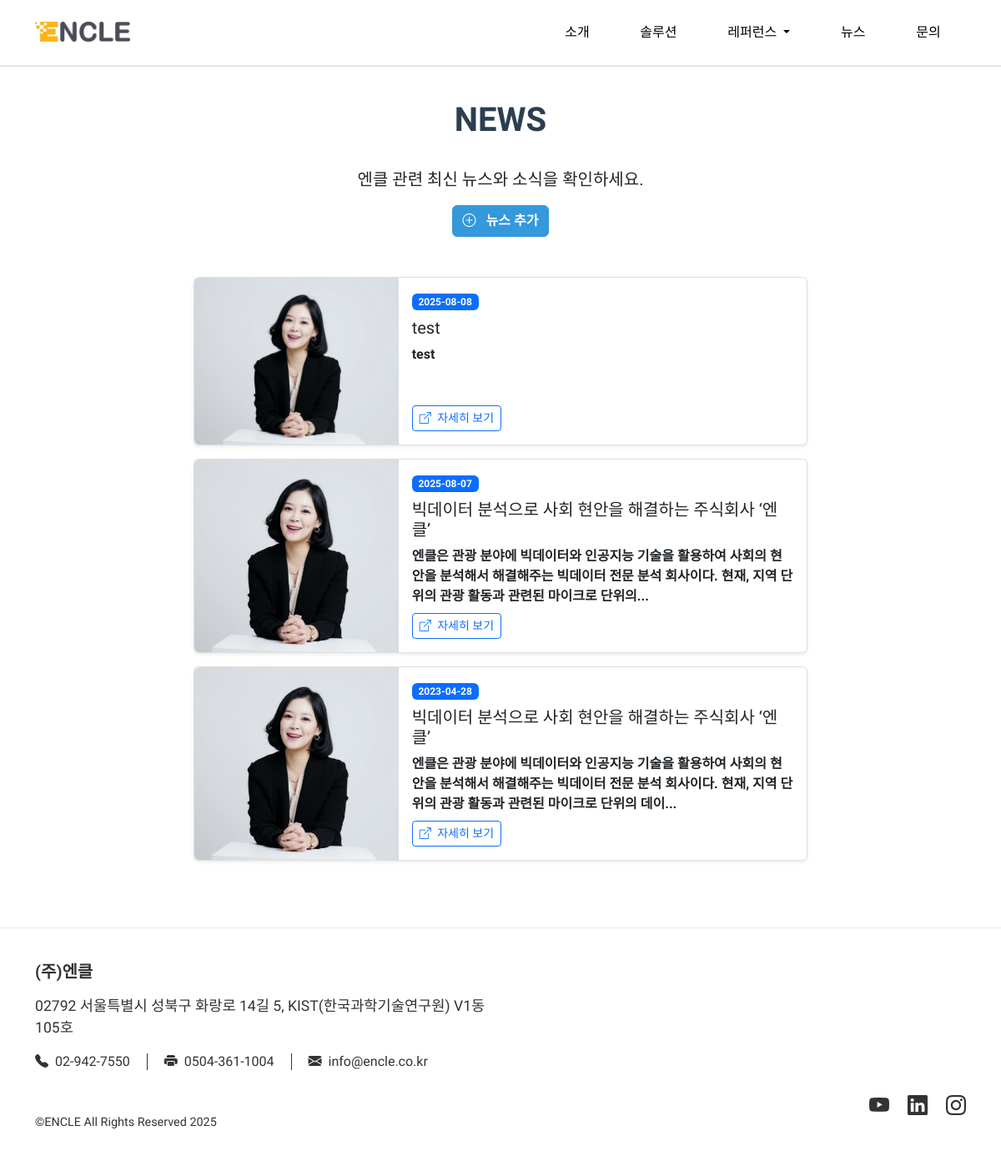
Page /news/ on the committed database.
### apps/models.py (models this page shows)
class News(db.Model):
    id = db.Column(db.Integer, primary_key=True)
    picture = db.Column(db.String(100), nullable=False)
    date = db.Column(db.String(20), nullable=False)
    title = db.Column(db.String(100), nullable=False)
    content = db.Column(db.Text, nullable=False)
    link = db.Column(db.String(100), nullable=False)

### apps/views/news_views.py (the view)
@bp.route('/')
def news():
    news_list = News.query.order_by(News.date.desc()).all()
    return render_template('news/news.html', news_list=news_list)

### apps/templates/news/news.html (shortened to what this page needs)
{% extends "base.html" %}
{% block content %}
<section class="section" style="padding-top: 120px;">
    <div class="container">
        <div class="row">
            <div class="col-lg-12 text-center mb-5">
                <h1 class="section-title">NEWS</h1>
                <p class="lead">엔클 관련 최신 뉴스와 소식을 확인하세요.</p>
                <a href="{{ url_for('news.update') }}" class="btn btn-primary">
                    <i class="bi bi-plus-circle me-2"></i>
                    뉴스 추가
                </a>
            </div>
        </div>
        <div class="row justify-content-center">
            <div class="col-lg-8 col-md-10">
                {% if news_list %}
                    {% for news in news_list %}
                    <div class="card shadow-sm hover-lift mb-3">
                        <div class="row g-0">
                            <div class="col-md-4" style="min-height: 200px;">
                                <img src="{{ url_for('static', filename='assets/img/news/' + news.picture) }}"
                                     class="img-fluid h-100 w-100" alt="{{ news.title }}"
                                     style="object-fit: cover; min-height: 200px;">
                            </div>
                            <div class="col-md-8">
                                <div class="card-body d-flex flex-column h-100 p-3">
                                    <div class="mb-2">
                                        <span class="badge bg-primary">{{ news.date }}</span>
                                    </div>
                                    <h5 class="card-title mb-2">{{ news.title }}</h5>
                                    <p class="card-text flex-grow-1 mb-2">
                                        {{ news.content[:100] }}{% if news.content|length > 100 %}...{% endif %}
                                    </p>
                                    <div class="mt-auto">
                                        <a href="{{ news.link }}" target="_blank" class="btn btn-outline-primary btn-sm">
                                            <i class="bi bi-box-arrow-up-right me-1"></i>
                                            자세히 보기
                                        </a>
                                    </div>
                                </div>
                            </div>
                        </div>
                    </div>
                    {% endfor %}
                {% endif %}
            </div>
        </div>
    </div>
</section>
{% endblock %}

### apps/static/assets/css/custom/style.css (style rules this page uses)
body, * { font-family: 'Madefor Display', sans-serif; }
.btn-primary { background-color: #3498db; border-color: #3498db; font-weight: 800; }
.card { border: none; box-shadow: 0 4px 6px rgba(0,0,0,0.1); transition: transform 0.3s ease, box-shadow 0.3s ease; font-weight: 800; }
.section { padding: 4rem 0; }
.section-title { font-weight: 800; color: #2c3e50; margin-bottom: 2rem; }

### apps/templates/news/news.html (style rules this page uses)
.hover-lift { transition: transform 0.3s ease, box-shadow 0.3s ease; }
.section { min-height: auto; height: auto; }
.card { border: 1px solid rgba(0,0,0,0.125); border-radius: 0.375rem; }
.card-body { padding: 1rem; }
.col-md-4 { overflow: hidden; border-radius: 0.375rem 0 0 0.375rem; }

### rows in the picture
News: picture+title (picture), date "2025-08-08", title "test", content "test"
News: picture (picture), date "2025-08-07", title "빅데이터 분석으로 사회 현안을 해결하는 주식회사 ‘엔클’", content "엔클은 관광 분야에 빅데이터와 인공지능 기술을 활용하여 사회의 현안을 분석해서 해결해주는 빅데이터 전문 분석 회사이다. 현재, 지역 단위의 관광 활동과 관련된 마이크로 단위의"
News: picture (picture), date "2023-04-28", title "빅데이터 분석으로 사회 현안을 해결하는 주식회사 ‘엔클’", content "엔클은 관광 분야에 빅데이터와 인공지능 기술을 활용하여 사회의 현안을 분석해서 해결해주는 빅데이터 전문 분석 회사이다. 현재, 지역 단위의 관광 활동과 관련된 마이크로 단위의 데이"
